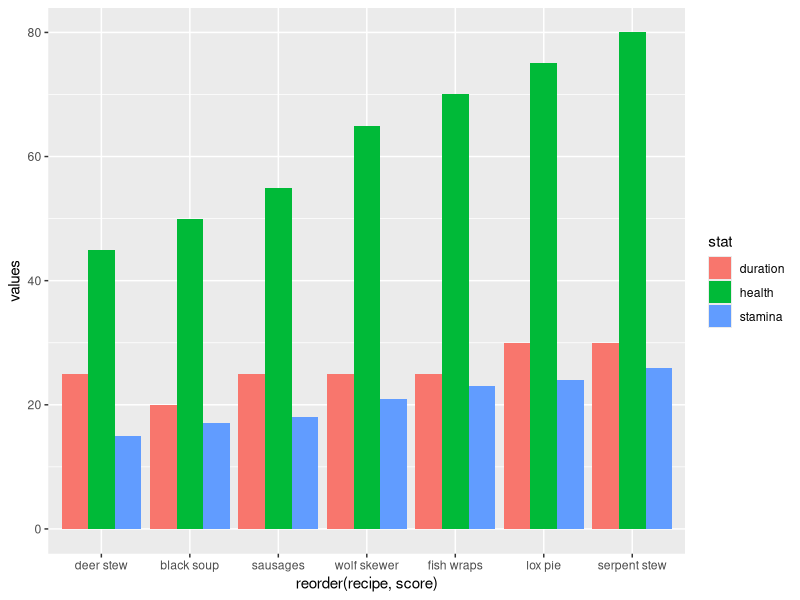

Recreate this plot in R.
## ---- chunk 1
library(tidyverse)
library(here)

food_ingredients <- read_csv(here("raw_data/food_ingredients.csv"))
food_stats <- read_csv(here("raw_data/food_stats.csv")) %>% 
  mutate(zone = factor(zone, levels = c("meadows", "black forest", "swamp", "ocean", "mountains", "plains", "mistlands"))) %>% 
  pivot_longer(health:duration, names_to = "stat", values_to = "values")

ingredients_list <- sort(unique(food_ingredients$ingredients))
biome_list <- unique(food_stats$zone)
## ---- chunk 2
food_stats %>% 
  filter(type == "Health" & !is.na(values)) %>% 
  ggplot(aes(reorder(recipe, score), values, fill = stat)) +
  geom_col(position = "dodge")
## ---- chunk 3
food_stats %>% 
  full_join(food_ingredients, by = "recipe")
